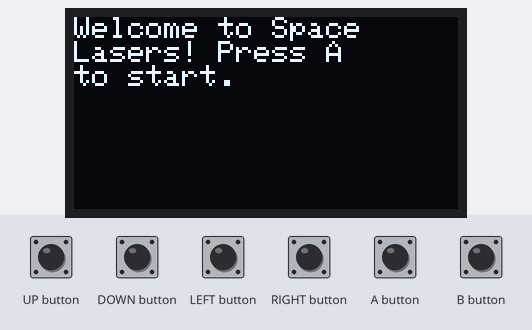
A sketch run on a simulated Arduboy, built with avr-gcc and run on an emulated ATmega32U4. Shown: 128×64 one-colour display. The test bench sets the inputs (shaded band). Random numbers use the default seed unless the sketch sets one.

Above: at 5.8 s.
5.9 s: A button pressed for 0.2 s
At 6.6 s:
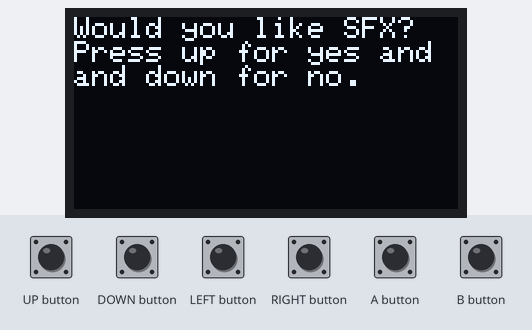
7.6 s: UP button pressed for 0.2 s
At 7.68 s:
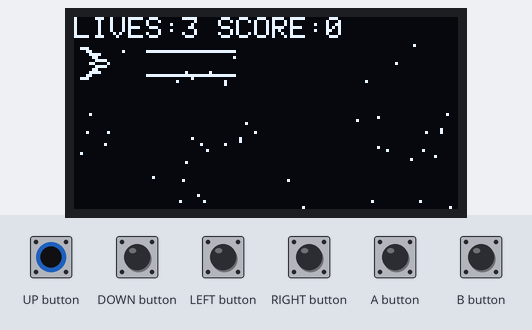
9.3 s: B button pressed for 0.2 s
At 9.7 s:
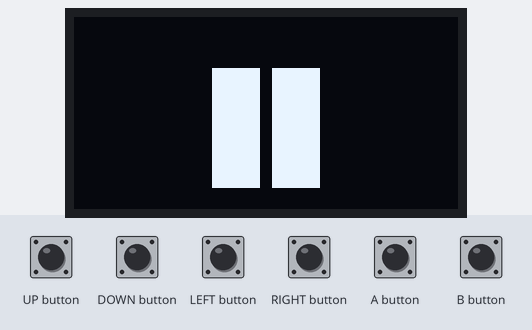
11.0 s: B button pressed for 1 s
At 13.83 s:
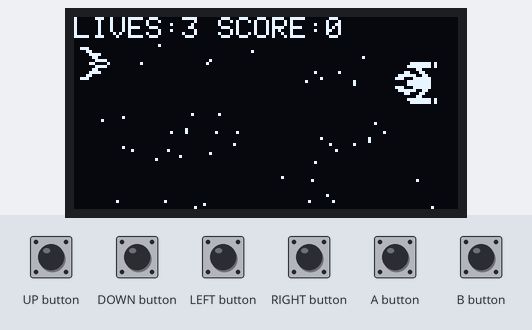
15.0 s: DOWN button pressed for 1 s
At 18.37 s:
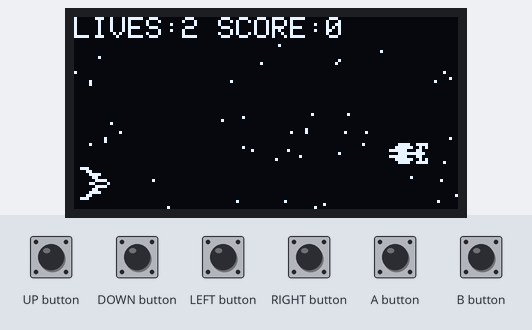
19.0 s: UP button pressed for 0.2 s
At 22.9 s:
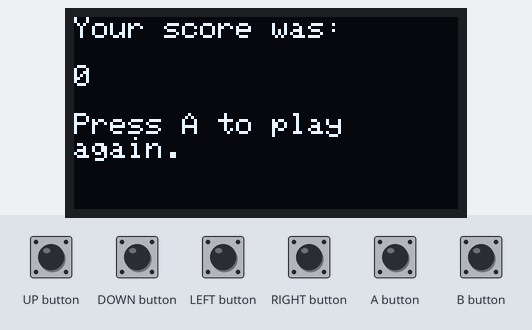

Measured:
- after the input at 5.9 s, the display: changes at once (image 1)
- after the input at 7.6 s, the display: changes at once (image 2)
- after the input at 11.0 s, the display: first changes after 0.11 s (image 4 shows a later state)

The sketch:

Space_Lasers.ino
```cpp
#include "Arduboy2.h"
#include "ArduboyTones.h"

#include "background.h"
Arduboy2 arduboy;

ArduboyTones sound(arduboy.audio.enabled);

int x = 8;
int y = 8;
int del = 0;
int delt = 0;
int lazery = 0;
int lazerx = 0;
int lazertwoy = 0;
int lazertwox = 0;
int aonex = 0;
int aoney = 0;
int atwox = 0;
int atwoy = 0;
int athreex = 915;
int athreey = 43;
int movement = 0;
int gamestate = 0;
int lives = 3;
int score = 0;
int whilee = 1;
int starmovement = 0;
int staronex = 1;
int startwox = 129;
int shipskilled = 0;

const unsigned char PROGMEM ship[] =
{
  // width, height,
  15, 15,
  0x00, 0x00, 0x04, 0x04, 0x0c, 0x98, 0xb0, 0x70, 0x50, 0x40, 0x40, 0x80, 0x00, 0x00, 0x00,
  0x00, 0x00, 0x10, 0x10, 0x18, 0x0c, 0x06, 0x07, 0x05, 0x01, 0x01, 0x00, 0x00, 0x00, 0x00,
};

const unsigned char PROGMEM aone [] =
{
  // width, height,
  14, 14,
  0x20, 0x30, 0x30, 0x18, 0xda, 0xd3, 0xf3, 0xe7, 0xef, 0xfb, 0xf3, 0xe3, 0x00, 0x03,
  0x01, 0x03, 0x03, 0x06, 0x16, 0x32, 0x33, 0x39, 0x3d, 0x37, 0x33, 0x31, 0x00, 0x30,
};

const unsigned char PROGMEM atwo [] =
{
  // width, height,
  14, 14,
  0x20, 0x30, 0x30, 0x18, 0xda, 0xd3, 0xf3, 0xe7, 0xef, 0xfb, 0xf3, 0xe3, 0x00, 0x03,
  0x01, 0x03, 0x03, 0x06, 0x16, 0x32, 0x33, 0x39, 0x3d, 0x37, 0x33, 0x31, 0x00, 0x30,
};

const unsigned char PROGMEM athree [] =
{
  // width, height,
  14, 7,
  0x14, 0x14, 0x36, 0x7f, 0x7f, 0x7f, 0x6b, 0x2a, 0x08, 0x5d, 0x7f, 0x49, 0x63, 0x00,
};


void setup() {
  arduboy.begin();
  arduboy.clear();
  arduboy.setFrameRate(75);
}

void loop() {
  if (!arduboy.nextFrame()) {
    return;
  }

  arduboy.pollButtons();


  switch (gamestate) {

    case 0:
      x = 0;
      y = 8;
      del = 0;
      delt = 0;
      lazery = 0;
      lazerx = 0;
      aonex = 0;
      aoney = 0;
      atwox = 0;
      atwoy = 0;
      athreex = 915;
      athreey = 43;
      movement = 0;
      gamestate = 0;
      lives = 3;
      score = 0;
      whilee = 1;
      starmovement = 0;
      staronex = 1;
      startwox = 129;
      shipskilled = 0;

      arduboy.clear();
      arduboy.drawSlowXYBitmap(0, 0, title, 128, 64);
      arduboy.display();

      delay(5000);

      arduboy.clear();
      arduboy.setCursor(0, 0);
      arduboy.setTextSize(1.3);
      arduboy.println("Welcome to Space");
      arduboy.println("Lasers! Press A");
      arduboy.println("to start.");
      arduboy.setTextSize(1);
      arduboy.display();

      while (whilee == 1) {
        if (arduboy.pressed(A_BUTTON)) {
          whilee = 0;
        }
      }

      arduboy.clear();
      arduboy.setCursor(0, 0);
      arduboy.println("Would you like SFX?");
      arduboy.println("Press up for yes and");
      arduboy.println("and down for no.");
      arduboy.display();

      whilee = 1;

      while (whilee == 1) {
        if (arduboy.pressed(UP_BUTTON)) {
          arduboy.audio.on();
          whilee = 0;
        }
        if (arduboy.pressed(DOWN_BUTTON)) {
          arduboy.audio.off();
          whilee = 0;
        }
      }

      arduboy.generateRandomSeed();
      aoney = random(8, 50);

      arduboy.generateRandomSeed();
      aonex = random(400, 750);


      arduboy.generateRandomSeed();
      atwoy = random(8, 50);

      arduboy.generateRandomSeed();
      atwox = random(750, 915);


      arduboy.generateRandomSeed();
      athreey = random(8, 50);

      arduboy.generateRandomSeed();
      athreex = random(750, 915);


      gamestate = 1;

      break;

    case 1:

      arduboy.clear();

      lazery = y + 3;
      lazertwoy = y + 11;


      starmovement ++;

      lazerx = lazerx + 24;
      lazertwox = lazertwox + 24;


      if (starmovement % 2 == 0) {
        staronex --;
        startwox --;
      }

      if (staronex < -129) {
        staronex = 129;
      }
      if (startwox < -129) {
        startwox = 129;
      }

      arduboy.fillRect(lazerx, lazery, 30, 1, WHITE);
      arduboy.fillRect(lazertwox, lazertwoy, 30, 1, WHITE);

      if (arduboy.pressed(UP_BUTTON)) {
        if (y > 8) {
          del ++;
          if (del % 1 == 0) {
            y = y - 2;
          }
        }
      }

      if (arduboy.pressed(DOWN_BUTTON)) {
        if (y < 48) {
          del ++;
          if (del % 1 == 0) {
            y = y + 2;
          }
        }
      }

      if (arduboy.justPressed(A_BUTTON)) {
        if (lazerx > 180 && lazertwox > 180) {
          lazerx = -60;
          lazertwox = -60;
          if (lazerx == -60 && lazery == -60) {
            lazery = y + 3;
            lazertwoy = y + 11;
          }
          sound.tone(500, 10);
        }
      }


      constexpr uint8_t ShipWidth = 15, ShipHeight = 15;

      Rect shipbox(x, y, ShipWidth, ShipHeight); \

      constexpr uint8_t lazerWidth = 30, lazerHeight = 1;

      Rect lazerbox(lazerx, lazery, lazerWidth, lazerHeight);

      constexpr uint8_t lazertwoWidth = 30, lazertwoHeight = 1;

      Rect lazertwobox(lazertwox, lazertwoy, lazertwoWidth, lazertwoHeight);

      constexpr uint8_t aoneWidth = 15, aoneHeight = 15;

      Rect aonebox(aonex, aoney, aoneWidth, aoneHeight);

      constexpr uint8_t atwoWidth = 14, atwoHeight = 14;

      Rect atwobox(atwox, atwoy, atwoWidth, atwoHeight);

      constexpr uint8_t athreeWidth = 14, athreeHeight = 7;

      Rect athreebox(athreex, athreey, athreeWidth, athreeHeight);

      constexpr uint8_t barrierWidth = 1, barrierHeight = 56;

      Rect barrierbox(-14, 8, barrierWidth, barrierHeight);


      if (Arduboy2::collide(aonebox, barrierbox) && aonex < -26) {
        arduboy.generateRandomSeed();
        aoney = random(8, 50);

        arduboy.generateRandomSeed();
        aonex = random(400, 750);

        sound.tone(250, 10);

        score = score - 75;
      }

      if (Arduboy2::collide(atwobox, barrierbox) && atwox < -26) {
        arduboy.generateRandomSeed();
        atwoy = random(8, 50);

        arduboy.generateRandomSeed();
        atwox = random(750, 915);

        sound.tone(250, 10);

        score = score - 75;
      }

      if (Arduboy2::collide(athreebox, barrierbox) && athreex < -26) {
        arduboy.generateRandomSeed();
        athreey = random(8, 50);

        arduboy.generateRandomSeed();
        athreex = random(750, 915);

        sound.tone(250, 10);

        score = score - 75;
      }
      if (Arduboy2::collide(shipbox, aonebox)) {
        arduboy.generateRandomSeed();
        aoney = random(8, 50);

        arduboy.generateRandomSeed();
        aonex = random(300, 750);

        sound.tone(250, 10);

        lives --;
      }

      if (Arduboy2::collide(shipbox, atwobox)) {
        arduboy.generateRandomSeed();
        atwoy = random(8, 50);

        arduboy.generateRandomSeed();
        atwox = random(750, 915);

        sound.tone(250, 10);

        lives --;
      }

      if (Arduboy2::collide(shipbox, athreebox)) {
        arduboy.generateRandomSeed();
        athreey = random(8, 50);

        arduboy.generateRandomSeed();
        athreex = random(750, 915);

        sound.tone(250, 10);

        lives --;
      }
      if (Arduboy2::collide(lazerbox, aonebox) && aonex < 135) {
        arduboy.generateRandomSeed();
        aoney = random(8, 50);

        arduboy.generateRandomSeed();
        aonex = random(300, 750);

        sound.tone(200, 15);

        shipskilled ++;

        score = score + 100;
      }
      if (Arduboy2::collide(lazertwobox, aonebox)  && aonex < 135) {
        arduboy.generateRandomSeed();
        aoney = random(8, 50);

        arduboy.generateRandomSeed();
        aonex = random(300, 750);

        sound.tone(200, 15);

        shipskilled ++;

        score = score + 100;
      }


      if (Arduboy2::collide(lazerbox, atwobox) && atwox < 135) {
        arduboy.generateRandomSeed();
        atwoy = random(8, 50);

        arduboy.generateRandomSeed();
        atwox = random(750, 915);

        sound.tone(200, 15);

        shipskilled ++;

        score = score + 100;
      }
      if (Arduboy2::collide(lazertwobox, atwobox) && atwox < 135) {
        arduboy.generateRandomSeed();
        atwoy = random(8, 50);

        arduboy.generateRandomSeed();
        atwox = random(750, 915);

        sound.tone(200, 15);

        shipskilled ++;

        score = score + 100;
      }
      if (Arduboy2::collide(lazerbox, athreebox) && athreex < 135) {
        arduboy.generateRandomSeed();
        athreey = random(8, 50);

        arduboy.generateRandomSeed();
        athreex = random(750, 915);

        sound.tone(200, 15);

        shipskilled ++;

        score = score + 100;
      }
      if (Arduboy2::collide(lazertwobox, athreebox) && athreex < 135) {
        arduboy.generateRandomSeed();
        athreey = random(8, 50);

        arduboy.generateRandomSeed();
        athreex = random(750, 915);

        sound.tone(200, 15);

        shipskilled ++;

        score = score + 100;
      }


      aonex --;
      aonex --;

      atwox --;
      atwox --;

      athreex --;
      athreex --;

      arduboy.setCursor(0, 0);
      arduboy.print("LIVES:");
      arduboy.print(lives);
      arduboy.print(" ");
      arduboy.print("SCORE:");
      if (score <= 0) {
        score = 0;
      }

      arduboy.print(score);


      arduboy.drawBitmap(staronex, 8, background, 128, 64);
      arduboy.drawBitmap(startwox, 8, background, 128, 64);
      if (lives == 0) {
        arduboy.clear();
        arduboy.setTextSize(3);
        arduboy.println(" GAME");
        arduboy.println("  OVER");
        arduboy.setTextSize(1);
        arduboy.display();

        sound.tone(400, 100);
        delay(10);
        sound.tone(370, 100);
        delay(10);
        sound.tone(325, 100);

        delay(2000);

        arduboy.clear();
        arduboy.setTextSize(1.5);
        arduboy.println("Your score was:");
        arduboy.println(" ");
        if (score <= 0) {
          score = 0;
        }

        arduboy.println(score);

        arduboy.println(" ");
        arduboy.println("Press A to play");
        arduboy.print("again.");
        arduboy.setTextSize(1);
        arduboy.display();
        whilee = 1;
        while (whilee == 1) {
          if (arduboy.pressed(A_BUTTON)) {
            gamestate = 0;
            whilee = 0;
          }
        }
      }

      if (arduboy.justPressed(B_BUTTON)) {
        delay(100);
        whilee = 1;
        arduboy.clear();

        arduboy.fillRect(46, 17, 16, 40, WHITE);

        arduboy.fillRect(66, 17, 16, 40, WHITE);

        arduboy.display();
        delay(1000);
        while (whilee == 1) {
          if (arduboy.pressed(B_BUTTON)) {
            arduboy.clear();
            delay(100);
            whilee = 0;

          }
        }
      }
      Sprites::drawOverwrite(x, y, ship, 0);
      Sprites::drawOverwrite(aonex, aoney, aone, 0);
      Sprites::drawOverwrite(atwox, atwoy, atwo, 0);
      Sprites::drawOverwrite(athreex, athreey, athree, 0);

      arduboy.display();
      break;
  }
}
```

Source omitted: background.h (data table, 16366 bytes)
